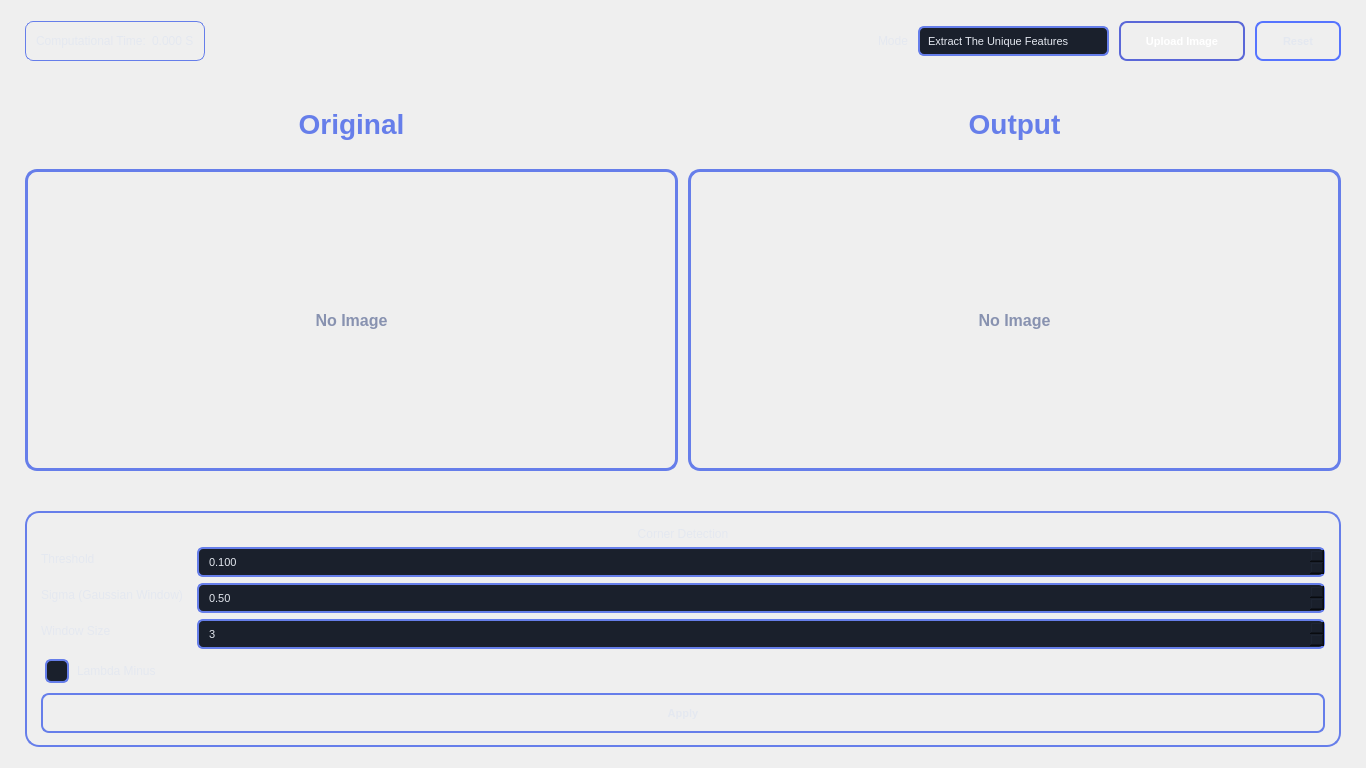
<?xml version="1.0" encoding="UTF-8"?>
<ui version="4.0">
 <class>Form</class>
 <widget class="QWidget" name="Form">
  <property name="geometry">
   <rect>
    <x>0</x>
    <y>0</y>
    <width>1366</width>
    <height>768</height>
   </rect>
  </property>
  <property name="minimumSize">
   <size>
    <width>1200</width>
    <height>700</height>
   </size>
  </property>
  <property name="windowTitle">
   <string>Image Studio</string>
  </property>
  <property name="styleSheet">
   <string notr="true">/* ========================================
   STYLESHEET SECTION - Professional Gradient Theme
   Theme Colors: Purple/Blue Gradient (#667eea, #764ba2)
   Dark Background: #0f1419, #1a202c, #2d3748
   ======================================== */

/* Main Window */
QMainWindow, QWidget {
    background: qlineargradient(x1:0, y1:0, x2:1, y2:1,
                                stop:0 #0f1419, stop:1 #1a1f2e);
    color: #e4e8f0;
    font-family: 'Segoe UI Semibold', 'Segoe UI';
    font-size: 12px;
}

/* Labels */
QLabel {
    color: #e4e8f0;
    font-family: 'Segoe UI', 'Roboto', Arial, sans-serif;
    font-size: 12px;
}

/* Buttons */
QPushButton {
    background: qlineargradient(x1:0, y1:0, x2:0, y2:1,
                                stop:0 #1f1f3d, stop:1 #0f0f25);
    color: #e4e8f0;
    border: 2px solid #667eea;
    border-radius: 8px;
    padding: 6px 12px;
    font-size: 11px;
    font-weight: 600;
    min-height: 24px;
}

QPushButton:hover {
    background: qlineargradient(x1:0, y1:0, x2:0, y2:1,
                                stop:0 #2d2d5f, stop:1 #1a1a38);
    border: 2px solid #764ba2;
    color: #ffffff;
}

QPushButton:pressed {
    background: qlineargradient(x1:0, y1:0, x2:0, y2:1,
                                stop:0 #667eea, stop:1 #764ba2);
    border: 2px solid #7c3aed;
    color: #ffffff;
}

QPushButton#btnUploadOriginal {
    background: qlineargradient(x1:0, y1:0, x2:0, y2:1,
                                stop:0 #667eea, stop:1 #764ba2);
    border: 2px solid #5a67d8;
    color: #ffffff;
    min-width: 98px;
}

QPushButton#btnUploadOriginal:hover {
    background: qlineargradient(x1:0, y1:0, x2:0, y2:1,
                                stop:0 #764ba2, stop:1 #9333ea);
    border: 2px solid #7c3aed;
    color: #ffffff;
}

QPushButton#btnReset {
    background: qlineargradient(x1:0, y1:0, x2:0, y2:1,
                                stop:0 #1f1f3d, stop:1 #0f0f25);
    border-color: #5674ff;
    min-width: 58px;
}

QPushButton#btnUploadMatchImage1, QPushButton#btnUploadMatchImage2 {
    min-width: 24px;
    max-width: 24px;
    min-height: 24px;
    max-height: 24px;
    padding: 0;
    border-radius: 6px;
    background: qlineargradient(x1:0, y1:0, x2:0, y2:1,
                                stop:0 #1f1f3d, stop:1 #0f0f25);
    border: 2px solid #667eea;
}

QPushButton#btnUploadMatchImage1:hover, QPushButton#btnUploadMatchImage2:hover {
    background: qlineargradient(x1:0, y1:0, x2:0, y2:1,
                                stop:0 #2d2d5f, stop:1 #1a1a38);
    border: 2px solid #764ba2;
}

/* Input Fields */
QComboBox, QSpinBox, QDoubleSpinBox {
    background-color: #1a202c;
    color: #e4e8f0;
    border: 2px solid #667eea;
    border-radius: 6px;
    padding: 5px 8px;
    font-size: 11px;
    selection-background-color: #764ba2;
}

QComboBox:focus, QSpinBox:focus, QDoubleSpinBox:focus {
    border: 2px solid #764ba2;
    background-color: #1f2937;
}

QComboBox::drop-down {
    border: none;
    width: 22px;
}

QComboBox::down-arrow {
    image: none;
    border-left: 5px solid transparent;
    border-right: 5px solid transparent;
    border-top: 6px solid #667eea;
    margin-right: 8px;
}

QComboBox QAbstractItemView {
    background-color: #1a202c;
    color: #e4e8f0;
    border: 2px solid #667eea;
    border-radius: 8px;
    selection-background-color: #667eea;
    padding: 4px;
}

/* Group Boxes */
QGroupBox {
    color: #e4e8f0;
    border: 2px solid #667eea;
    border-radius: 12px;
    margin-top: 12px;
    font-weight: 600;
    font-size: 13px;
    padding: 10px 8px 8px 8px;
    background: qlineargradient(x1:0, y1:0, x2:0, y2:1,
                                stop:0 #1a1a36, stop:1 #0f0f1f);
}

QGroupBox::title {
    subcontrol-origin: margin;
    subcontrol-position: top center;
    padding: 3px 12px;
    background: qlineargradient(x1:0, y1:0, x2:1, y2:0,
                                stop:0 #667eea, stop:1 #764ba2);
    border-radius: 6px;
    color: #ffffff;
    font-weight: bold;
    font-size: 12px;
}

/* Checkboxes */
QCheckBox {
    color: #e4e8f0;
    font-size: 12px;
    spacing: 8px;
    padding: 4px;
}

QCheckBox::indicator {
    width: 20px;
    height: 20px;
    border: 2px solid #667eea;
    border-radius: 6px;
    background-color: #1a202c;
}

QCheckBox::indicator:hover {
    border: 2px solid #764ba2;
    background-color: #1f2937;
}

QCheckBox::indicator:checked {
    background: qlineargradient(x1:0, y1:0, x2:1, y2:1,
                                stop:0 #667eea, stop:1 #764ba2);
    border: 2px solid #5a67d8;
    image: none;
}

/* Radio Buttons */
QRadioButton {
    color: #e4e8f0;
    font-size: 12px;
    spacing: 8px;
    padding: 4px;
}

QRadioButton::indicator {
    width: 18px;
    height: 18px;
    border: 2px solid #667eea;
    border-radius: 9px;
    background-color: #1a202c;
}

QRadioButton::indicator:hover {
    border: 2px solid #764ba2;
    background-color: #1f2937;
}

QRadioButton::indicator:checked {
    background: qlineargradient(x1:0, y1:0, x2:1, y2:1,
                                stop:0 #667eea, stop:1 #764ba2);
    border: 2px solid #5a67d8;
}

/* Sliders */
QSlider::groove:horizontal {
    background: #1a202c;
    height: 8px;
    border-radius: 4px;
    border: 1px solid #667eea;
}

QSlider::handle:horizontal {
    background: qlineargradient(x1:0, y1:0, x2:1, y2:0,
                                stop:0 #667eea, stop:1 #764ba2);
    border: 2px solid #5a67d8;
    width: 18px;
    margin: -6px 0;
    border-radius: 9px;
}

QSlider::handle:horizontal:hover {
    background: qlineargradient(x1:0, y1:0, x2:1, y2:0,
                                stop:0 #764ba2, stop:1 #9333ea);
    border: 2px solid #7c3aed;
}

QSlider::sub-page:horizontal {
    background: qlineargradient(x1:0, y1:0, x2:1, y2:0,
                                stop:0 #667eea, stop:1 #764ba2);
    border-radius: 4px;
}

/* Scroll Area */
QScrollArea {
    border: none;
    background: transparent;
}

QScrollBar:vertical {
    background-color: #0f0f25;
    width: 12px;
    border-radius: 6px;
}

QScrollBar::handle:vertical {
    background: qlineargradient(x1:0, y1:0, x2:1, y2:0,
                                stop:0 #667eea, stop:1 #764ba2);
    border-radius: 6px;
    min-height: 30px;
}

QScrollBar::handle:vertical:hover {
    background: qlineargradient(x1:0, y1:0, x2:1, y2:0,
                                stop:0 #764ba2, stop:1 #9333ea);
}

/* Custom Frames */
#topBar {
    background: qlineargradient(x1:0, y1:0, x2:1, y2:0,
                                stop:0 #0f1419, stop:1 #1a1f2e);
}

#leftImageFrame, #rightImageFrame {
    border: 3px solid #667eea;
    border-radius: 12px;
    background: qlineargradient(x1:0, y1:0, x2:0, y2:1,
                                stop:0 #0f0f25, stop:1 #0a0a15);
}

#matchImage1Frame, #matchImage2Frame, #matchResultFrame {
    border: 3px solid #667eea;
    border-radius: 12px;
    background: qlineargradient(x1:0, y1:0, x2:0, y2:1,
                                stop:0 #0f0f25, stop:1 #0a0a15);
}

#lblSingleOriginalTitle, #lblSingleOutputTitle {
    font-size: 28px;
    font-weight: 700;
    color: #667eea;
}

#lblImg1Title, #lblImg2Title {
    border: 0;
    background-color: transparent;
    padding: 1px 2px;
    font-weight: 700;
    font-size: 14px;
    color: #e4e8f0;
}

#lblOriginal, #lblProcessed, #lblMatchImage1, #lblMatchImage2, #lblMatchResult {
    border: 0;
    background-color: transparent;
    color: #8892b0;
    font-size: 16px;
    font-weight: 500;
}

#hDivider {
    background-color: qlineargradient(x1:0, y1:0, x2:1, y2:0,
                                      stop:0 #667eea, stop:1 #764ba2);
    min-height: 2px;
    max-height: 2px;
}

#frameHarris, #frameLambda, #frameSift, #frameMatching, #matchSideFrame {
    border: 2px solid #667eea;
    border-radius: 14px;
    background: qlineargradient(x1:0, y1:0, x2:0, y2:1,
                                stop:0 #1a1a36, stop:1 #0f0f1f);
}

#matchThreshold, #matchCount {
    background-color: #1a202c;
    border: 2px solid #667eea;
    border-radius: 6px;
    min-height: 20px;
    padding: 2px 4px;
    color: #e4e8f0;
}

#lblMatchUsing {
    font-size: 24px;
    font-weight: 700;
    padding-top: 6px;
    padding-bottom: 4px;
    color: #667eea;
}

QLabel[chipTitle=&quot;true&quot;] {
    background: qlineargradient(x1:0, y1:0, x2:1, y2:0,
                                stop:0 #667eea, stop:1 #764ba2);
    border: 1px solid #aebdff;
    border-radius: 8px;
    color: #edf2ff;
    font-weight: 700;
}

#topTimeFrame {
    border-radius: 8px;
    background: qlineargradient(x1:0, y1:0, x2:0, y2:1,
                                stop:0 #1a1a36, stop:1 #0f0f1f);
    border: 1px solid #667eea;
}

#matchTimeFrame {
    border-radius: 8px;
    background: qlineargradient(x1:0, y1:0, x2:0, y2:1,
                                stop:0 #1a1a36, stop:1 #0f0f1f);
    border: 1px solid #667eea;
}

QMenuBar, QMenu {
    background-color: #0f1419;
    color: #e4e8f0;
    border-bottom: 1px solid #667eea;
}

QMenuBar::item:selected {
    background: qlineargradient(x1:0, y1:0, x2:1, y2:0,
                                stop:0 #667eea, stop:1 #764ba2);
    color: #ffffff;
}</string>
  </property>
  <layout class="QVBoxLayout" name="rootLayout">
   <property name="spacing">
    <number>10</number>
   </property>
   <property name="leftMargin">
    <number>16</number>
   </property>
   <property name="topMargin">
    <number>12</number>
   </property>
   <property name="rightMargin">
    <number>16</number>
   </property>
   <property name="bottomMargin">
    <number>12</number>
   </property>
   <item>
    <widget class="QFrame" name="topBar">
     <layout class="QHBoxLayout" name="topBarLayout">
      <property name="spacing">
       <number>10</number>
      </property>
      <item>
       <widget class="QFrame" name="topTimeFrame">
        <layout class="QHBoxLayout" name="topTimeLayout">
         <property name="spacing">
          <number>6</number>
         </property>
         <property name="leftMargin">
          <number>10</number>
         </property>
         <property name="topMargin">
          <number>4</number>
         </property>
         <property name="rightMargin">
          <number>10</number>
         </property>
         <property name="bottomMargin">
          <number>4</number>
         </property>
         <item>
          <widget class="QLabel" name="lblTimeLabelSingle">
           <property name="text">
            <string>Computational Time:</string>
           </property>
          </widget>
         </item>
         <item>
          <widget class="QLabel" name="lblTimeValueSingle">
           <property name="text">
            <string>0.000 S</string>
           </property>
          </widget>
         </item>
        </layout>
       </widget>
      </item>
      <item>
       <spacer name="horizontalSpacer">
        <property name="orientation">
         <enum>Qt::Orientation::Horizontal</enum>
        </property>
        <property name="sizeHint" stdset="0">
         <size>
          <width>40</width>
          <height>20</height>
         </size>
        </property>
       </spacer>
      </item>
      <item>
       <widget class="QLabel" name="lblMode">
        <property name="text">
         <string>Mode</string>
        </property>
       </widget>
      </item>
      <item>
       <widget class="QComboBox" name="comboMode">
        <item>
         <property name="text">
          <string>Extract The Unique Features</string>
         </property>
        </item>
        <item>
         <property name="text">
          <string>Generate Feature Descriptors</string>
         </property>
        </item>
        <item>
         <property name="text">
          <string>Match Two Images</string>
         </property>
        </item>
       </widget>
      </item>
      <item>
       <widget class="QPushButton" name="btnUploadOriginal">
        <property name="text">
         <string>Upload Image</string>
        </property>
       </widget>
      </item>
      <item>
       <widget class="QPushButton" name="btnReset">
        <property name="text">
         <string>Reset</string>
        </property>
       </widget>
      </item>
     </layout>
    </widget>
   </item>
   <item>
    <widget class="QStackedWidget" name="displayStack">
     <property name="sizePolicy">
      <sizepolicy hsizetype="Expanding" vsizetype="Expanding">
       <horstretch>0</horstretch>
       <verstretch>0</verstretch>
      </sizepolicy>
     </property>
     <widget class="QWidget" name="pageSingleView">
      <layout class="QVBoxLayout" name="pageSingleViewLayout">
       <property name="spacing">
        <number>10</number>
       </property>
       <item>
        <layout class="QHBoxLayout" name="singleTitlesRow">
         <item>
          <widget class="QLabel" name="lblSingleOriginalTitle">
           <property name="text">
            <string>Original</string>
           </property>
           <property name="alignment">
            <set>Qt::AlignmentFlag::AlignCenter</set>
           </property>
          </widget>
         </item>
         <item>
          <widget class="QLabel" name="lblSingleOutputTitle">
           <property name="text">
            <string>Output</string>
           </property>
           <property name="alignment">
            <set>Qt::AlignmentFlag::AlignCenter</set>
           </property>
          </widget>
         </item>
        </layout>
       </item>
       <item>
        <layout class="QHBoxLayout" name="singleImageRow">
         <property name="spacing">
          <number>10</number>
         </property>
         <item>
          <widget class="QFrame" name="leftImageFrame">
           <layout class="QVBoxLayout" name="leftImageLayout">
            <property name="leftMargin">
             <number>8</number>
            </property>
            <property name="topMargin">
             <number>8</number>
            </property>
            <property name="rightMargin">
             <number>8</number>
            </property>
            <property name="bottomMargin">
             <number>8</number>
            </property>
            <item>
             <widget class="QLabel" name="lblOriginal">
              <property name="minimumSize">
               <size>
                <width>540</width>
                <height>280</height>
               </size>
              </property>
              <property name="text">
               <string>No Image</string>
              </property>
              <property name="alignment">
               <set>Qt::AlignmentFlag::AlignCenter</set>
              </property>
             </widget>
            </item>
           </layout>
          </widget>
         </item>
         <item>
          <widget class="QFrame" name="rightImageFrame">
           <layout class="QVBoxLayout" name="rightImageLayout">
            <property name="leftMargin">
             <number>8</number>
            </property>
            <property name="topMargin">
             <number>8</number>
            </property>
            <property name="rightMargin">
             <number>8</number>
            </property>
            <property name="bottomMargin">
             <number>8</number>
            </property>
            <item>
             <widget class="QLabel" name="lblProcessed">
              <property name="minimumSize">
               <size>
                <width>540</width>
                <height>280</height>
               </size>
              </property>
              <property name="text">
               <string>No Image</string>
              </property>
              <property name="alignment">
               <set>Qt::AlignmentFlag::AlignCenter</set>
              </property>
             </widget>
            </item>
           </layout>
          </widget>
         </item>
        </layout>
       </item>
      </layout>
     </widget>
     <widget class="QWidget" name="pageMatchView">
      <layout class="QHBoxLayout" name="pageMatchViewLayout">
       <property name="spacing">
        <number>10</number>
       </property>
       <item>
        <widget class="QFrame" name="matchSideFrame">
         <property name="minimumSize">
          <size>
           <width>290</width>
           <height>0</height>
          </size>
         </property>
         <property name="maximumSize">
          <size>
           <width>320</width>
           <height>16777215</height>
          </size>
         </property>
         <layout class="QVBoxLayout" name="matchSideLayout">
          <property name="spacing">
           <number>14</number>
          </property>
          <property name="leftMargin">
           <number>14</number>
          </property>
          <property name="topMargin">
           <number>14</number>
          </property>
          <property name="rightMargin">
           <number>14</number>
          </property>
          <property name="bottomMargin">
           <number>12</number>
          </property>
          <item>
           <layout class="QFormLayout" name="formMatching">
            <property name="horizontalSpacing">
             <number>24</number>
            </property>
            <property name="verticalSpacing">
             <number>14</number>
            </property>
            <item row="0" column="0">
             <widget class="QLabel" name="labelThreshold">
              <property name="text">
               <string>Threshold</string>
              </property>
             </widget>
            </item>
            <item row="0" column="1">
             <widget class="QDoubleSpinBox" name="matchThreshold">
              <property name="buttonSymbols">
               <enum>QAbstractSpinBox::ButtonSymbols::NoButtons</enum>
              </property>
              <property name="decimals">
               <number>2</number>
              </property>
              <property name="maximum">
               <double>1.000000000000000</double>
              </property>
              <property name="singleStep">
               <double>0.050000000000000</double>
              </property>
              <property name="value">
               <double>0.800000000000000</double>
              </property>
             </widget>
            </item>
            <item row="1" column="0">
             <widget class="QLabel" name="labelMatches">
              <property name="text">
               <string># of Matches</string>
              </property>
             </widget>
            </item>
            <item row="1" column="1">
             <widget class="QSpinBox" name="matchCount">
              <property name="buttonSymbols">
               <enum>QAbstractSpinBox::ButtonSymbols::NoButtons</enum>
              </property>
              <property name="minimum">
               <number>10</number>
              </property>
              <property name="maximum">
               <number>500</number>
              </property>
              <property name="singleStep">
               <number>10</number>
              </property>
              <property name="value">
               <number>150</number>
              </property>
             </widget>
            </item>
           </layout>
          </item>
          <item>
           <widget class="QLabel" name="lblMatchUsing">
            <property name="text">
             <string>Match Using:</string>
            </property>
            <property name="alignment">
             <set>Qt::AlignmentFlag::AlignCenter</set>
            </property>
           </widget>
          </item>
          <item>
           <widget class="QPushButton" name="btnMatchNCC">
            <property name="text">
             <string>Normalized Cross Correlations.</string>
            </property>
           </widget>
          </item>
          <item>
           <widget class="QPushButton" name="btnMatchSSD">
            <property name="text">
             <string>Sum of Squared Differences</string>
            </property>
           </widget>
          </item>
          <item>
           <spacer name="verticalSpacer">
            <property name="orientation">
             <enum>Qt::Orientation::Vertical</enum>
            </property>
            <property name="sizeHint" stdset="0">
             <size>
              <width>20</width>
              <height>40</height>
             </size>
            </property>
           </spacer>
          </item>
         </layout>
        </widget>
       </item>
       <item>
        <layout class="QVBoxLayout" name="matchRightLayout">
         <property name="spacing">
          <number>10</number>
         </property>
         <item>
          <layout class="QHBoxLayout" name="matchTitlesRow">
           <item>
            <layout class="QHBoxLayout" name="matchTitle1Row">
             <item>
              <widget class="QLabel" name="lblImg1Title">
               <property name="text">
                <string>Image 01</string>
               </property>
               <property name="alignment">
                <set>Qt::AlignmentFlag::AlignCenter</set>
               </property>
              </widget>
             </item>
             <item>
              <widget class="QPushButton" name="btnUploadMatchImage1">
               <property name="toolTip">
                <string>Upload Image 01</string>
               </property>
               <property name="text">
                <string/>
               </property>
              </widget>
             </item>
            </layout>
           </item>
           <item>
            <layout class="QHBoxLayout" name="matchTitle2Row">
             <item>
              <widget class="QLabel" name="lblImg2Title">
               <property name="text">
                <string>Image 02</string>
               </property>
               <property name="alignment">
                <set>Qt::AlignmentFlag::AlignCenter</set>
               </property>
              </widget>
             </item>
             <item>
              <widget class="QPushButton" name="btnUploadMatchImage2">
               <property name="toolTip">
                <string>Upload Image 02</string>
               </property>
               <property name="text">
                <string/>
               </property>
              </widget>
             </item>
            </layout>
           </item>
          </layout>
         </item>
         <item>
          <layout class="QHBoxLayout" name="matchInputRow">
           <property name="spacing">
            <number>10</number>
           </property>
           <item>
            <widget class="QFrame" name="matchImage1Frame">
             <layout class="QVBoxLayout" name="matchImage1Layout">
              <property name="leftMargin">
               <number>8</number>
              </property>
              <property name="topMargin">
               <number>8</number>
              </property>
              <property name="rightMargin">
               <number>8</number>
              </property>
              <property name="bottomMargin">
               <number>8</number>
              </property>
              <item>
               <widget class="QLabel" name="lblMatchImage1">
                <property name="minimumSize">
                 <size>
                  <width>360</width>
                  <height>250</height>
                 </size>
                </property>
                <property name="text">
                 <string>No Image</string>
                </property>
                <property name="alignment">
                 <set>Qt::AlignmentFlag::AlignCenter</set>
                </property>
               </widget>
              </item>
             </layout>
            </widget>
           </item>
           <item>
            <widget class="QFrame" name="matchImage2Frame">
             <layout class="QVBoxLayout" name="matchImage2Layout">
              <property name="leftMargin">
               <number>8</number>
              </property>
              <property name="topMargin">
               <number>8</number>
              </property>
              <property name="rightMargin">
               <number>8</number>
              </property>
              <property name="bottomMargin">
               <number>8</number>
              </property>
              <item>
               <widget class="QLabel" name="lblMatchImage2">
                <property name="minimumSize">
                 <size>
                  <width>360</width>
                  <height>250</height>
                 </size>
                </property>
                <property name="text">
                 <string>No Image</string>
                </property>
                <property name="alignment">
                 <set>Qt::AlignmentFlag::AlignCenter</set>
                </property>
               </widget>
              </item>
             </layout>
            </widget>
           </item>
          </layout>
         </item>
         <item>
          <widget class="QFrame" name="matchResultFrame">
           <layout class="QVBoxLayout" name="matchResultLayout">
            <property name="leftMargin">
             <number>8</number>
            </property>
            <property name="topMargin">
             <number>8</number>
            </property>
            <property name="rightMargin">
             <number>8</number>
            </property>
            <property name="bottomMargin">
             <number>8</number>
            </property>
            <item>
             <widget class="QLabel" name="lblMatchResult">
              <property name="minimumSize">
               <size>
                <width>760</width>
                <height>300</height>
               </size>
              </property>
              <property name="text">
               <string>Matching Result</string>
              </property>
              <property name="alignment">
               <set>Qt::AlignmentFlag::AlignCenter</set>
              </property>
             </widget>
            </item>
           </layout>
          </widget>
         </item>
         <item>
          <widget class="QFrame" name="matchTimeFrame">
           <property name="maximumSize">
            <size>
             <width>16777215</width>
             <height>0</height>
            </size>
           </property>
           <layout class="QHBoxLayout" name="matchTimeLayout">
            <property name="leftMargin">
             <number>12</number>
            </property>
            <property name="topMargin">
             <number>8</number>
            </property>
            <property name="rightMargin">
             <number>12</number>
            </property>
            <property name="bottomMargin">
             <number>8</number>
            </property>
            <item>
             <widget class="QLabel" name="lblTimeLabelMatch">
              <property name="text">
               <string>Computational Time:</string>
              </property>
             </widget>
            </item>
            <item>
             <spacer name="horizontalSpacerMatch">
              <property name="orientation">
               <enum>Qt::Orientation::Horizontal</enum>
              </property>
              <property name="sizeHint" stdset="0">
               <size>
                <width>40</width>
                <height>20</height>
               </size>
              </property>
             </spacer>
            </item>
            <item>
             <widget class="QLabel" name="lblTimeValueMatch">
              <property name="text">
               <string>0.000 S</string>
              </property>
             </widget>
            </item>
           </layout>
          </widget>
         </item>
        </layout>
       </item>
      </layout>
     </widget>
    </widget>
   </item>
   <item>
    <widget class="QFrame" name="hDivider">
     <property name="minimumSize">
      <size>
       <width>0</width>
       <height>2</height>
      </size>
     </property>
     <property name="maximumSize">
      <size>
       <width>16777215</width>
       <height>2</height>
      </size>
     </property>
    </widget>
   </item>
   <item>
    <widget class="QStackedWidget" name="parametersStack">
     <widget class="QWidget" name="pageModeExtract">
      <layout class="QHBoxLayout" name="pageModeExtractLayout">
       <property name="spacing">
        <number>12</number>
       </property>
       <item>
        <widget class="QFrame" name="frameHarris">
         <layout class="QVBoxLayout" name="frameHarrisLayout">
          <property name="leftMargin">
           <number>14</number>
          </property>
          <property name="topMargin">
           <number>14</number>
          </property>
          <property name="rightMargin">
           <number>14</number>
          </property>
          <property name="bottomMargin">
           <number>12</number>
          </property>
          <item>
           <widget class="QLabel" name="lblHarris">
            <property name="text">
             <string>Corner Detection</string>
            </property>
            <property name="alignment">
             <set>Qt::AlignmentFlag::AlignCenter</set>
            </property>
           </widget>
          </item>
          <item>
           <layout class="QFormLayout" name="formHarris">
            <property name="horizontalSpacing">
             <number>14</number>
            </property>
            <item row="0" column="0">
             <widget class="QLabel" name="labelHarrisThreshold">
              <property name="text">
               <string>Threshold</string>
              </property>
             </widget>
            </item>
            <item row="0" column="1">
             <widget class="QDoubleSpinBox" name="harrisThreshold">
              <property name="decimals">
               <number>3</number>
              </property>
              <property name="maximum">
               <double>1.000000000000000</double>
              </property>
              <property name="singleStep">
               <double>0.050000000000000</double>
              </property>
              <property name="value">
               <double>0.100000000000000</double>
              </property>
             </widget>
            </item>
            <item row="1" column="0">
             <widget class="QLabel" name="labelHarrisSigma">
              <property name="text">
               <string>Sigma (Gaussian Window)</string>
              </property>
             </widget>
            </item>
            <item row="1" column="1">
             <widget class="QDoubleSpinBox" name="harrisSigma">
              <property name="decimals">
               <number>2</number>
              </property>
              <property name="maximum">
               <double>5.000000000000000</double>
              </property>
              <property name="singleStep">
               <double>0.100000000000000</double>
              </property>
              <property name="value">
               <double>0.500000000000000</double>
              </property>
             </widget>
            </item>
            <item row="2" column="0">
             <widget class="QLabel" name="labelHarrisWindow">
              <property name="text">
               <string>Window Size</string>
              </property>
             </widget>
            </item>
            <item row="2" column="1">
             <widget class="QSpinBox" name="harrisWindow">
              <property name="minimum">
               <number>1</number>
              </property>
              <property name="maximum">
               <number>25</number>
              </property>
              <property name="singleStep">
               <number>2</number>
              </property>
              <property name="value">
               <number>3</number>
              </property>
             </widget>
            </item>
           </layout>
          </item>
          <item>
           <spacer name="verticalSpacerHarris">
            <property name="orientation">
             <enum>Qt::Orientation::Vertical</enum>
            </property>
            <property name="sizeHint" stdset="0">
             <size>
              <width>20</width>
              <height>40</height>
             </size>
            </property>
           </spacer>
          </item>
          <item>
           <widget class="QCheckBox" name="lam_min_check">
            <property name="text">
             <string>Lambda Minus</string>
            </property>
           </widget>
          </item>
          <item>
           <widget class="QPushButton" name="btnApplyHarris">
            <property name="text">
             <string>Apply</string>
            </property>
           </widget>
          </item>
         </layout>
        </widget>
       </item>
      </layout>
     </widget>
     <widget class="QWidget" name="pageModeDescriptor">
      <layout class="QHBoxLayout" name="pageModeDescriptorLayout">
       <property name="spacing">
        <number>12</number>
       </property>
       <item>
        <spacer name="horizontalSpacerDescriptorLeft">
         <property name="orientation">
          <enum>Qt::Orientation::Horizontal</enum>
         </property>
         <property name="sizeHint" stdset="0">
          <size>
           <width>40</width>
           <height>20</height>
          </size>
         </property>
        </spacer>
       </item>
       <item>
        <widget class="QFrame" name="frameSift">
         <property name="maximumSize">
          <size>
           <width>760</width>
           <height>320</height>
          </size>
         </property>
         <layout class="QVBoxLayout" name="frameSiftLayout">
          <property name="leftMargin">
           <number>14</number>
          </property>
          <property name="topMargin">
           <number>14</number>
          </property>
          <property name="rightMargin">
           <number>14</number>
          </property>
          <property name="bottomMargin">
           <number>12</number>
          </property>
          <item>
           <widget class="QLabel" name="lblSift">
            <property name="text">
             <string>SIFT</string>
            </property>
            <property name="alignment">
             <set>Qt::AlignmentFlag::AlignCenter</set>
            </property>
           </widget>
          </item>
          <item>
           <layout class="QFormLayout" name="formSift">
            <property name="horizontalSpacing">
             <number>14</number>
            </property>
            <item row="0" column="0">
             <widget class="QLabel" name="labelSiftSigma">
              <property name="text">
               <string>Sigma (Smoothing)</string>
              </property>
             </widget>
            </item>
            <item row="0" column="1">
             <widget class="QDoubleSpinBox" name="siftSigma">
              <property name="decimals">
               <number>2</number>
              </property>
              <property name="maximum">
               <double>10.000000000000000</double>
              </property>
              <property name="singleStep">
               <double>0.100000000000000</double>
              </property>
              <property name="value">
               <double>1.600000000000000</double>
              </property>
             </widget>
            </item>
            <item row="1" column="0">
             <widget class="QLabel" name="labelSiftOctaves">
              <property name="text">
               <string>Number of Octaves</string>
              </property>
             </widget>
            </item>
            <item row="1" column="1">
             <widget class="QSpinBox" name="siftOctaves">
              <property name="minimum">
               <number>1</number>
              </property>
              <property name="maximum">
               <number>10</number>
              </property>
              <property name="value">
               <number>4</number>
              </property>
             </widget>
            </item>
           </layout>
          </item>
          <item>
           <spacer name="verticalSpacerSift">
            <property name="orientation">
             <enum>Qt::Orientation::Vertical</enum>
            </property>
            <property name="sizeHint" stdset="0">
             <size>
              <width>20</width>
              <height>40</height>
             </size>
            </property>
           </spacer>
          </item>
          <item>
           <widget class="QPushButton" name="btnApplySift">
            <property name="text">
             <string>Apply</string>
            </property>
           </widget>
          </item>
         </layout>
        </widget>
       </item>
       <item>
        <spacer name="horizontalSpacerDescriptor">
         <property name="orientation">
          <enum>Qt::Orientation::Horizontal</enum>
         </property>
         <property name="sizeHint" stdset="0">
          <size>
           <width>40</width>
           <height>20</height>
          </size>
         </property>
        </spacer>
       </item>
      </layout>
     </widget>
     <widget class="QWidget" name="pageModeMatch">
      <layout class="QHBoxLayout" name="pageModeMatchLayout">
       <property name="spacing">
        <number>12</number>
       </property>
       <item>
        <spacer name="horizontalSpacerMatchPage">
         <property name="orientation">
          <enum>Qt::Orientation::Horizontal</enum>
         </property>
         <property name="sizeHint" stdset="0">
          <size>
           <width>40</width>
           <height>20</height>
          </size>
         </property>
        </spacer>
       </item>
      </layout>
     </widget>
    </widget>
   </item>
  </layout>
 </widget>
 <resources/>
 <connections/>
</ui>
